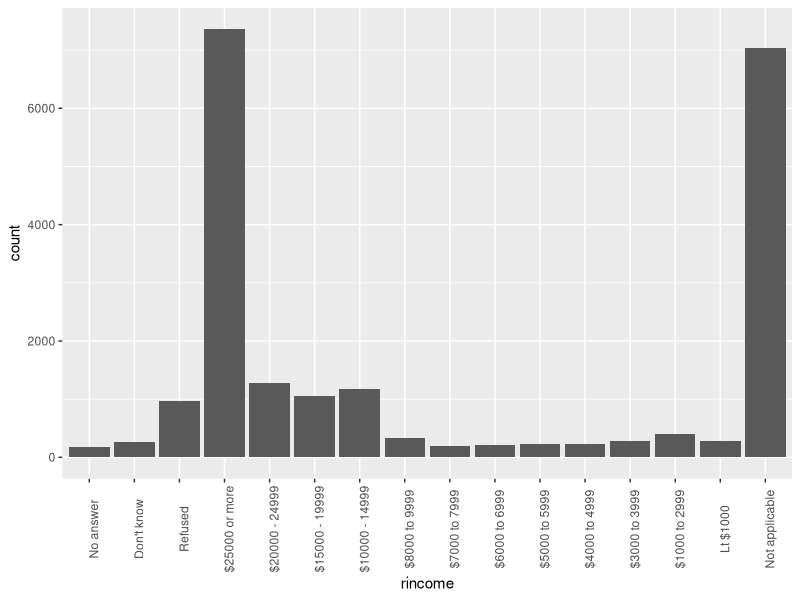
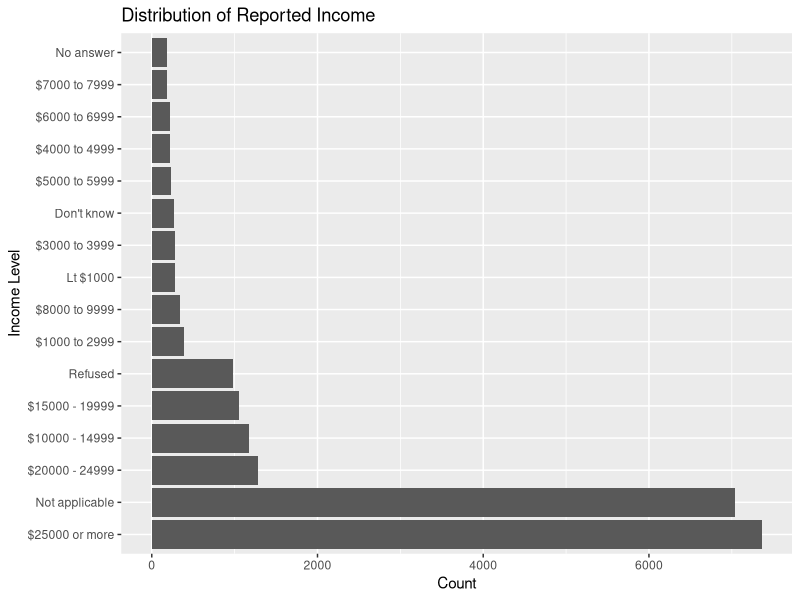
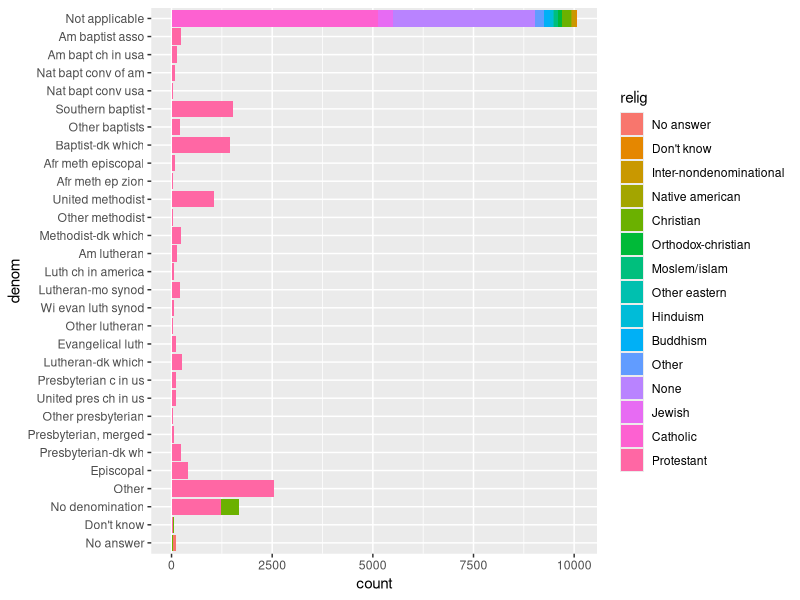
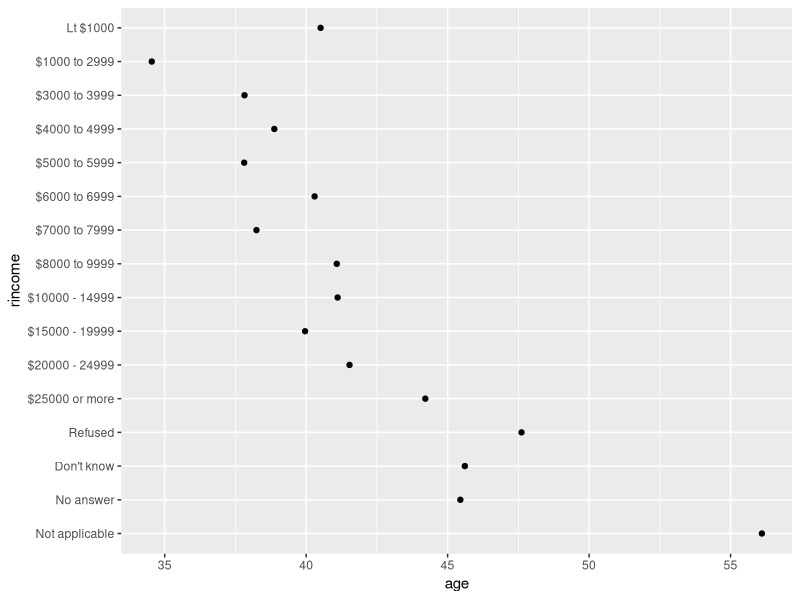

These figures' R source, in order: (Note: this script raises an error after producing the figures.)
#Chapter 16
#Exercices 16.3.1
#1)
library(tidyverse)
library(forcats)

# Basic bar chart
ggplot(gss_cat, aes(x = rincome)) +
  geom_bar() +
  theme(axis.text.x = element_text(angle = 90))
# this is a way to improve this for better readability
gss_cat %>%
  mutate(rincome = fct_infreq(rincome)) %>%
  ggplot(aes(x = rincome)) +
  geom_bar() +
  coord_flip() +
  labs(title = "Distribution of Reported Income", x = "Income Level", y = "Count")

#2)
gss_cat %>%
  count(relig, sort = TRUE)
# The most common relig is Protestant 

gss_cat %>%
  count(partyid, sort = TRUE)
#The most common partyid is Independent or it could be not str democrat dpeending
#on how levels are worded

#3) 
#using a table
gss_cat %>%
  count(relig, denom) %>%
  filter(n > 0) %>%
  arrange(desc(n))

#using visualization
gss_cat %>%
  filter(!is.na(denom)) %>%
  ggplot(aes(x = denom, fill = relig)) +
  geom_bar() +
  coord_flip()
#so it looks like the variable denom applies speciically to people who
#identified as Protestant in the relig column

#Exercises 16.4.1
#1) 
gss_cat %>%
  count(tvhours) %>%
  arrange(desc(tvhours))
summary(gss_cat$tvhours)

#The mean is not a good summary because for people who say i watch tv all day 
#it gives 24 hours of watching tv which is an outlier. it misrepredent the tendency
#of how much people watch tv per day.

#2) 
#Arbitrary: marital, race, partyid, relig, denom
#Principled: rincome (income bands increase in value)
#Not a Factor: tvhours, year, age (because its numeric)

#3) 
gss_cat |>
  group_by(rincome) |>
  summarize(
    age = mean(age, na.rm = TRUE),
    n = n()
  ) |>
  mutate(rincome = fct_relevel(rincome, "Not applicable")) |>
  ggplot(aes(x = age, y = rincome)) +
  geom_point()
#because in ggplot2, when a factor is mapped to the y-axis, 
#the first level appears at the bottom and levels increase upward.
level(fct_relevel(gss_cat$rincome, "Not applicable"))


#Exercises 16.5.1
#1) 
#We’ll use fct_collapse() to group partyid into 3 major political identities
#and then visualize the change over the year.

library(tidyverse)
library(forcats)

gss_cat |>
  mutate(partyid = fct_collapse(partyid,
  "Democrat"    = c("Strong democrat", "Not str democrat"),
  "Republican"  = c("Strong republican", "Not str republican"),
  "Independent" = c("Ind,near rep", "Independent", "Ind,near dem")
  )) |>
  group_by(year, partyid) |>
  summarize(n = n()) |>
  group_by(year) |>
  mutate(prop = n / sum(n)) |>
  ggplot(aes(x = year, y = prop, color = partyid)) +
  geom_line(size = 1.2) +
  labs(
    title = "Trends in Political Identity Over Time",
    x = "Year",
    y = "Proportion",
    color = "Party ID"
  ) +
  theme_minimal()
#Over time, the proportion of Independents has increased, while Democrats and Republicans have remained relatively stable,
#indicating a growing preference for political independence.

#2)
#we can do that by grouping similar categories using fct_collapse()
gss_cat |>
  mutate(rincome = fct_collapse(rincome,
  "Under $10k"     = c("Lt $1000", "$1000 to 2999", "$3000 to 3999", "$4000 to 4999", "$5000 to 5999", "$6000 to 6999", "$7000 to 7999", "$8000 to 9999"),
  "$10k–$25k"      = c("$10000 - 14999", "$15000 - 19999", "$20000 - 24999"),
  "$25k–$50k"      = c("$25000 or more", "$25000 - 29999", "$30000 - 34999", "$35000 - 39999", "$40000 - 49999"),
  "$50k+"          = c("$50000 - 59999", "$60000 - 74999", "$75000 or more"),
  "Not reported"   = c("Refused", "Don't know", "No answer", "Not applicable")
  )) |>
  count(rincome, sort = TRUE)
#we can then visualize it by 
ggplot(gss_cat, aes(x = rincome)) +
  geom_bar(fill = "steelblue") +
  coord_flip() +
  labs(title = "Collapsed Income Categories", x = "Income Bracket", y = "Count") +
  theme_minimal()

#3) 
#Even though fct_lump_n(relig, n = 10) is called, the 10th group is assigned to "Other" by default.
#So technically we are getting 9 categories and 1 other
?fct_lump_n
other_level = "Other"

